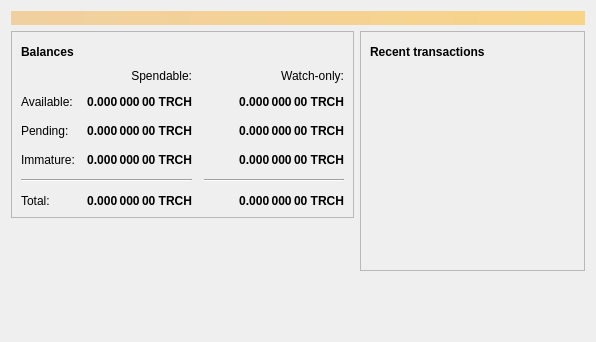
<?xml version="1.0" encoding="UTF-8"?>
<ui version="4.0">
 <class>OverviewPage</class>
 <widget class="QWidget" name="OverviewPage">
  <property name="geometry">
   <rect>
    <x>0</x>
    <y>0</y>
    <width>596</width>
    <height>342</height>
   </rect>
  </property>
  <property name="windowTitle">
   <string>Form</string>
  </property>
  <layout class="QVBoxLayout" name="topLayout">
   <item>
    <widget class="QLabel" name="labelAlerts">
     <property name="visible">
      <bool>false</bool>
     </property>
     <property name="styleSheet">
      <string notr="true">QLabel { background-color: qlineargradient(x1: 0, y1: 0, x2: 1, y2: 0, stop:0 #F0D0A0, stop:1 #F8D488); color:#000000; }</string>
     </property>
     <property name="wordWrap">
      <bool>true</bool>
     </property>
     <property name="margin">
      <number>3</number>
     </property>
     <property name="textInteractionFlags">
      <set>Qt::TextSelectableByMouse</set>
     </property>
    </widget>
   </item>
   <item>
    <layout class="QHBoxLayout" name="horizontalLayout" stretch="1,1">
     <item>
      <layout class="QVBoxLayout" name="verticalLayout_2">
       <item>
        <widget class="QFrame" name="frame">
         <property name="frameShape">
          <enum>QFrame::StyledPanel</enum>
         </property>
         <property name="frameShadow">
          <enum>QFrame::Raised</enum>
         </property>
         <layout class="QVBoxLayout" name="verticalLayout_4">
          <item>
           <layout class="QHBoxLayout" name="horizontalLayout_4">
            <item>
             <widget class="QLabel" name="label_5">
              <property name="font">
               <font>
                <weight>75</weight>
                <bold>true</bold>
               </font>
              </property>
              <property name="text">
               <string>Balances</string>
              </property>
             </widget>
            </item>
            <item>
             <widget class="QPushButton" name="labelWalletStatus">
              <property name="enabled">
               <bool>true</bool>
              </property>
              <property name="maximumSize">
               <size>
                <width>30</width>
                <height>16777215</height>
               </size>
              </property>
              <property name="toolTip">
               <string>The displayed information may be out of date. Your wallet automatically synchronizes with the Terracash network after a connection is established, but this process has not completed yet.</string>
              </property>
              <property name="text">
               <string/>
              </property>
              <property name="icon">
               <iconset resource="../bitcoin.qrc">
                <normaloff>:/icons/warning</normaloff>
                <disabledoff>:/icons/warning</disabledoff>:/icons/warning</iconset>
              </property>
              <property name="iconSize">
               <size>
                <width>24</width>
                <height>24</height>
               </size>
              </property>
              <property name="flat">
               <bool>true</bool>
              </property>
             </widget>
            </item>
            <item>
             <spacer name="horizontalSpacer_3">
              <property name="orientation">
               <enum>Qt::Horizontal</enum>
              </property>
              <property name="sizeHint" stdset="0">
               <size>
                <width>40</width>
                <height>20</height>
               </size>
              </property>
             </spacer>
            </item>
           </layout>
          </item>
          <item>
           <layout class="QGridLayout" name="gridLayout">
            <property name="spacing">
             <number>12</number>
            </property>
            <item row="2" column="2">
             <widget class="QLabel" name="labelWatchPending">
              <property name="font">
               <font>
                <weight>75</weight>
                <bold>true</bold>
               </font>
              </property>
              <property name="cursor">
               <cursorShape>IBeamCursor</cursorShape>
              </property>
              <property name="toolTip">
               <string>Unconfirmed transactions to watch-only addresses</string>
              </property>
              <property name="text">
               <string notr="true">0.000 000 00 TRCH</string>
              </property>
              <property name="alignment">
               <set>Qt::AlignRight|Qt::AlignTrailing|Qt::AlignVCenter</set>
              </property>
              <property name="textInteractionFlags">
               <set>Qt::LinksAccessibleByMouse|Qt::TextSelectableByKeyboard|Qt::TextSelectableByMouse</set>
              </property>
             </widget>
            </item>
            <item row="2" column="1">
             <widget class="QLabel" name="labelUnconfirmed">
              <property name="font">
               <font>
                <weight>75</weight>
                <bold>true</bold>
               </font>
              </property>
              <property name="cursor">
               <cursorShape>IBeamCursor</cursorShape>
              </property>
              <property name="toolTip">
               <string>Total of transactions that have yet to be confirmed, and do not yet count toward the spendable balance</string>
              </property>
              <property name="text">
               <string notr="true">0.000 000 00 TRCH</string>
              </property>
              <property name="alignment">
               <set>Qt::AlignRight|Qt::AlignTrailing|Qt::AlignVCenter</set>
              </property>
              <property name="textInteractionFlags">
               <set>Qt::LinksAccessibleByMouse|Qt::TextSelectableByKeyboard|Qt::TextSelectableByMouse</set>
              </property>
             </widget>
            </item>
            <item row="3" column="2">
             <widget class="QLabel" name="labelWatchImmature">
              <property name="font">
               <font>
                <weight>75</weight>
                <bold>true</bold>
               </font>
              </property>
              <property name="cursor">
               <cursorShape>IBeamCursor</cursorShape>
              </property>
              <property name="toolTip">
               <string>Mined balance in watch-only addresses that has not yet matured</string>
              </property>
              <property name="text">
               <string notr="true">0.000 000 00 TRCH</string>
              </property>
              <property name="alignment">
               <set>Qt::AlignRight|Qt::AlignTrailing|Qt::AlignVCenter</set>
              </property>
              <property name="textInteractionFlags">
               <set>Qt::LinksAccessibleByMouse|Qt::TextSelectableByKeyboard|Qt::TextSelectableByMouse</set>
              </property>
             </widget>
            </item>
            <item row="4" column="0" colspan="2">
             <widget class="Line" name="line">
              <property name="orientation">
               <enum>Qt::Horizontal</enum>
              </property>
             </widget>
            </item>
            <item row="4" column="2">
             <widget class="Line" name="lineWatchBalance">
              <property name="sizePolicy">
               <sizepolicy hsizetype="Preferred" vsizetype="Fixed">
                <horstretch>0</horstretch>
                <verstretch>0</verstretch>
               </sizepolicy>
              </property>
              <property name="minimumSize">
               <size>
                <width>140</width>
                <height>0</height>
               </size>
              </property>
              <property name="orientation">
               <enum>Qt::Horizontal</enum>
              </property>
             </widget>
            </item>
            <item row="5" column="0">
             <widget class="QLabel" name="labelTotalText">
              <property name="text">
               <string>Total:</string>
              </property>
             </widget>
            </item>
            <item row="3" column="1">
             <widget class="QLabel" name="labelImmature">
              <property name="font">
               <font>
                <weight>75</weight>
                <bold>true</bold>
               </font>
              </property>
              <property name="cursor">
               <cursorShape>IBeamCursor</cursorShape>
              </property>
              <property name="toolTip">
               <string>Mined balance that has not yet matured</string>
              </property>
              <property name="text">
               <string notr="true">0.000 000 00 TRCH</string>
              </property>
              <property name="alignment">
               <set>Qt::AlignRight|Qt::AlignTrailing|Qt::AlignVCenter</set>
              </property>
              <property name="textInteractionFlags">
               <set>Qt::LinksAccessibleByMouse|Qt::TextSelectableByKeyboard|Qt::TextSelectableByMouse</set>
              </property>
             </widget>
            </item>
            <item row="2" column="3">
             <spacer name="horizontalSpacer_2">
              <property name="orientation">
               <enum>Qt::Horizontal</enum>
              </property>
              <property name="sizeHint" stdset="0">
               <size>
                <width>40</width>
                <height>20</height>
               </size>
              </property>
             </spacer>
            </item>
            <item row="3" column="0">
             <widget class="QLabel" name="labelImmatureText">
              <property name="text">
               <string>Immature:</string>
              </property>
             </widget>
            </item>
            <item row="5" column="1">
             <widget class="QLabel" name="labelTotal">
              <property name="font">
               <font>
                <weight>75</weight>
                <bold>true</bold>
               </font>
              </property>
              <property name="cursor">
               <cursorShape>IBeamCursor</cursorShape>
              </property>
              <property name="toolTip">
               <string>Your current total balance</string>
              </property>
              <property name="text">
               <string notr="true">0.000 000 00 TRCH</string>
              </property>
              <property name="alignment">
               <set>Qt::AlignRight|Qt::AlignTrailing|Qt::AlignVCenter</set>
              </property>
              <property name="textInteractionFlags">
               <set>Qt::LinksAccessibleByMouse|Qt::TextSelectableByKeyboard|Qt::TextSelectableByMouse</set>
              </property>
             </widget>
            </item>
            <item row="5" column="2">
             <widget class="QLabel" name="labelWatchTotal">
              <property name="font">
               <font>
                <weight>75</weight>
                <bold>true</bold>
               </font>
              </property>
              <property name="cursor">
               <cursorShape>IBeamCursor</cursorShape>
              </property>
              <property name="toolTip">
               <string>Current total balance in watch-only addresses</string>
              </property>
              <property name="text">
               <string notr="true">0.000 000 00 TRCH</string>
              </property>
              <property name="alignment">
               <set>Qt::AlignRight|Qt::AlignTrailing|Qt::AlignVCenter</set>
              </property>
              <property name="textInteractionFlags">
               <set>Qt::LinksAccessibleByMouse|Qt::TextSelectableByKeyboard|Qt::TextSelectableByMouse</set>
              </property>
             </widget>
            </item>
            <item row="0" column="2">
             <widget class="QLabel" name="labelWatchonly">
              <property name="text">
               <string>Watch-only:</string>
              </property>
              <property name="alignment">
               <set>Qt::AlignRight|Qt::AlignTrailing|Qt::AlignVCenter</set>
              </property>
             </widget>
            </item>
            <item row="1" column="0">
             <widget class="QLabel" name="labelBalanceText">
              <property name="text">
               <string>Available:</string>
              </property>
             </widget>
            </item>
            <item row="1" column="1">
             <widget class="QLabel" name="labelBalance">
              <property name="font">
               <font>
                <weight>75</weight>
                <bold>true</bold>
               </font>
              </property>
              <property name="cursor">
               <cursorShape>IBeamCursor</cursorShape>
              </property>
              <property name="toolTip">
               <string>Your current spendable balance</string>
              </property>
              <property name="text">
               <string notr="true">0.000 000 00 TRCH</string>
              </property>
              <property name="alignment">
               <set>Qt::AlignRight|Qt::AlignTrailing|Qt::AlignVCenter</set>
              </property>
              <property name="textInteractionFlags">
               <set>Qt::LinksAccessibleByMouse|Qt::TextSelectableByKeyboard|Qt::TextSelectableByMouse</set>
              </property>
             </widget>
            </item>
            <item row="1" column="2">
             <widget class="QLabel" name="labelWatchAvailable">
              <property name="font">
               <font>
                <weight>75</weight>
                <bold>true</bold>
               </font>
              </property>
              <property name="cursor">
               <cursorShape>IBeamCursor</cursorShape>
              </property>
              <property name="toolTip">
               <string>Your current balance in watch-only addresses</string>
              </property>
              <property name="text">
               <string notr="true">0.000 000 00 TRCH</string>
              </property>
              <property name="alignment">
               <set>Qt::AlignRight|Qt::AlignTrailing|Qt::AlignVCenter</set>
              </property>
              <property name="textInteractionFlags">
               <set>Qt::LinksAccessibleByMouse|Qt::TextSelectableByKeyboard|Qt::TextSelectableByMouse</set>
              </property>
             </widget>
            </item>
            <item row="2" column="0">
             <widget class="QLabel" name="labelPendingText">
              <property name="text">
               <string>Pending:</string>
              </property>
             </widget>
            </item>
            <item row="0" column="1">
             <widget class="QLabel" name="labelSpendable">
              <property name="text">
               <string>Spendable:</string>
              </property>
              <property name="alignment">
               <set>Qt::AlignRight|Qt::AlignTrailing|Qt::AlignVCenter</set>
              </property>
             </widget>
            </item>
           </layout>
          </item>
         </layout>
        </widget>
       </item>
       <item>
        <spacer name="verticalSpacer">
         <property name="orientation">
          <enum>Qt::Vertical</enum>
         </property>
         <property name="sizeHint" stdset="0">
          <size>
           <width>20</width>
           <height>40</height>
          </size>
         </property>
        </spacer>
       </item>
      </layout>
     </item>
     <item>
      <layout class="QVBoxLayout" name="verticalLayout_3">
       <item>
        <widget class="QFrame" name="frame_2">
         <property name="frameShape">
          <enum>QFrame::StyledPanel</enum>
         </property>
         <property name="frameShadow">
          <enum>QFrame::Raised</enum>
         </property>
         <layout class="QVBoxLayout" name="verticalLayout">
          <item>
           <layout class="QHBoxLayout" name="horizontalLayout_2">
            <item>
             <widget class="QLabel" name="label_4">
              <property name="font">
               <font>
                <weight>75</weight>
                <bold>true</bold>
               </font>
              </property>
              <property name="text">
               <string>Recent transactions</string>
              </property>
             </widget>
            </item>
            <item>
             <widget class="QPushButton" name="labelTransactionsStatus">
              <property name="enabled">
               <bool>true</bool>
              </property>
              <property name="maximumSize">
               <size>
                <width>30</width>
                <height>16777215</height>
               </size>
              </property>
              <property name="toolTip">
               <string>The displayed information may be out of date. Your wallet automatically synchronizes with the Terracash network after a connection is established, but this process has not completed yet.</string>
              </property>
              <property name="text">
               <string/>
              </property>
              <property name="icon">
               <iconset resource="../bitcoin.qrc">
                <normaloff>:/icons/warning</normaloff>
                <disabledoff>:/icons/warning</disabledoff>:/icons/warning</iconset>
              </property>
              <property name="iconSize">
               <size>
                <width>24</width>
                <height>24</height>
               </size>
              </property>
              <property name="flat">
               <bool>true</bool>
              </property>
             </widget>
            </item>
            <item>
             <spacer name="horizontalSpacer">
              <property name="orientation">
               <enum>Qt::Horizontal</enum>
              </property>
              <property name="sizeHint" stdset="0">
               <size>
                <width>40</width>
                <height>20</height>
               </size>
              </property>
             </spacer>
            </item>
           </layout>
          </item>
          <item>
           <widget class="QListView" name="listTransactions">
            <property name="styleSheet">
             <string notr="true">QListView { background: transparent; }</string>
            </property>
            <property name="frameShape">
             <enum>QFrame::NoFrame</enum>
            </property>
            <property name="verticalScrollBarPolicy">
             <enum>Qt::ScrollBarAlwaysOff</enum>
            </property>
            <property name="horizontalScrollBarPolicy">
             <enum>Qt::ScrollBarAlwaysOff</enum>
            </property>
            <property name="selectionMode">
             <enum>QAbstractItemView::NoSelection</enum>
            </property>
           </widget>
          </item>
         </layout>
        </widget>
       </item>
       <item>
        <spacer name="verticalSpacer_2">
         <property name="orientation">
          <enum>Qt::Vertical</enum>
         </property>
         <property name="sizeHint" stdset="0">
          <size>
           <width>20</width>
           <height>40</height>
          </size>
         </property>
        </spacer>
       </item>
      </layout>
     </item>
    </layout>
   </item>
  </layout>
 </widget>
 <resources/>
 <connections/>
</ui>
